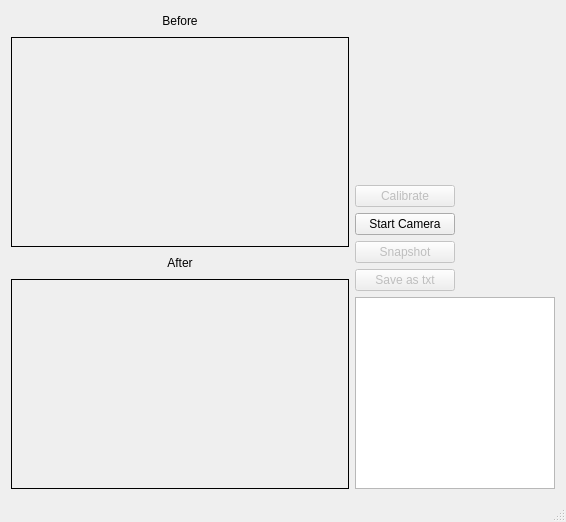
<?xml version="1.0" encoding="UTF-8"?>
<ui version="4.0">
 <class>MainWindow</class>
 <widget class="QMainWindow" name="MainWindow">
  <property name="geometry">
   <rect>
    <x>0</x>
    <y>0</y>
    <width>566</width>
    <height>522</height>
   </rect>
  </property>
  <property name="minimumSize">
   <size>
    <width>300</width>
    <height>522</height>
   </size>
  </property>
  <property name="windowTitle">
   <string>Camera Calibrator</string>
  </property>
  <widget class="QWidget" name="centralWidget">
   <layout class="QHBoxLayout" name="horizontalLayout">
    <item>
     <layout class="QVBoxLayout" name="verticalLayout_3">
      <property name="sizeConstraint">
       <enum>QLayout::SetDefaultConstraint</enum>
      </property>
      <item>
       <layout class="QVBoxLayout" name="verticalLayout">
        <item>
         <widget class="QLabel" name="before_label">
          <property name="maximumSize">
           <size>
            <width>16777215</width>
            <height>20</height>
           </size>
          </property>
          <property name="text">
           <string>Before</string>
          </property>
          <property name="alignment">
           <set>Qt::AlignCenter</set>
          </property>
         </widget>
        </item>
        <item>
         <widget class="QLabel" name="before_img">
          <property name="minimumSize">
           <size>
            <width>200</width>
            <height>200</height>
           </size>
          </property>
          <property name="autoFillBackground">
           <bool>false</bool>
          </property>
          <property name="frameShape">
           <enum>QFrame::Box</enum>
          </property>
          <property name="text">
           <string/>
          </property>
         </widget>
        </item>
       </layout>
      </item>
      <item>
       <layout class="QVBoxLayout" name="verticalLayout_2">
        <item>
         <widget class="QLabel" name="after_label">
          <property name="maximumSize">
           <size>
            <width>16777215</width>
            <height>20</height>
           </size>
          </property>
          <property name="text">
           <string>After</string>
          </property>
          <property name="alignment">
           <set>Qt::AlignCenter</set>
          </property>
         </widget>
        </item>
        <item>
         <widget class="QLabel" name="after_img">
          <property name="minimumSize">
           <size>
            <width>200</width>
            <height>200</height>
           </size>
          </property>
          <property name="autoFillBackground">
           <bool>false</bool>
          </property>
          <property name="frameShape">
           <enum>QFrame::Box</enum>
          </property>
          <property name="text">
           <string/>
          </property>
         </widget>
        </item>
       </layout>
      </item>
     </layout>
    </item>
    <item>
     <layout class="QVBoxLayout" name="verticalLayout_4">
      <item>
       <spacer name="verticalSpacer">
        <property name="orientation">
         <enum>Qt::Vertical</enum>
        </property>
        <property name="sizeHint" stdset="0">
         <size>
          <width>20</width>
          <height>40</height>
         </size>
        </property>
       </spacer>
      </item>
      <item>
       <widget class="QPushButton" name="calibrateButton">
        <property name="enabled">
         <bool>false</bool>
        </property>
        <property name="maximumSize">
         <size>
          <width>100</width>
          <height>16777215</height>
         </size>
        </property>
        <property name="layoutDirection">
         <enum>Qt::LeftToRight</enum>
        </property>
        <property name="text">
         <string>Calibrate</string>
        </property>
       </widget>
      </item>
      <item>
       <widget class="QPushButton" name="startCameraButton">
        <property name="maximumSize">
         <size>
          <width>100</width>
          <height>16777215</height>
         </size>
        </property>
        <property name="layoutDirection">
         <enum>Qt::LeftToRight</enum>
        </property>
        <property name="text">
         <string>Start Camera</string>
        </property>
       </widget>
      </item>
      <item>
       <widget class="QPushButton" name="takeSnaphotButton">
        <property name="enabled">
         <bool>false</bool>
        </property>
        <property name="maximumSize">
         <size>
          <width>100</width>
          <height>16777215</height>
         </size>
        </property>
        <property name="layoutDirection">
         <enum>Qt::LeftToRight</enum>
        </property>
        <property name="text">
         <string>Snapshot</string>
        </property>
       </widget>
      </item>
      <item>
       <widget class="QPushButton" name="saveButton">
        <property name="enabled">
         <bool>false</bool>
        </property>
        <property name="maximumSize">
         <size>
          <width>100</width>
          <height>16777215</height>
         </size>
        </property>
        <property name="layoutDirection">
         <enum>Qt::LeftToRight</enum>
        </property>
        <property name="text">
         <string>Save as txt</string>
        </property>
       </widget>
      </item>
      <item>
       <widget class="QPlainTextEdit" name="plainTextEdit">
        <property name="minimumSize">
         <size>
          <width>200</width>
          <height>100</height>
         </size>
        </property>
        <property name="maximumSize">
         <size>
          <width>200</width>
          <height>200</height>
         </size>
        </property>
        <property name="layoutDirection">
         <enum>Qt::LeftToRight</enum>
        </property>
       </widget>
      </item>
     </layout>
    </item>
   </layout>
  </widget>
  <widget class="QStatusBar" name="statusBar"/>
  <widget class="QMenuBar" name="menuBar">
   <property name="geometry">
    <rect>
     <x>0</x>
     <y>0</y>
     <width>566</width>
     <height>19</height>
    </rect>
   </property>
  </widget>
 </widget>
 <layoutdefault spacing="6" margin="11"/>
 <resources/>
 <connections/>
</ui>
